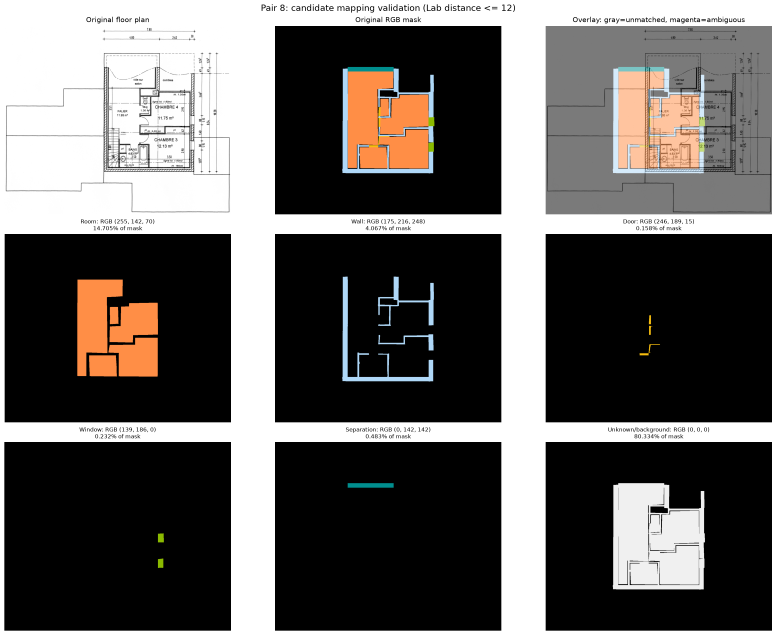
#> input picture outputs/validation/pair_008_validation.png, 2329 x 1905 px (shown at 1/3 size)
$ python -i hybrid_extraction.py   (imports and definitions only)
#> lines starting #> are read from the running program, lines starting #| are printed output that depends on the picture; after the words box and inside, x2 and y2 are one past the last pixel; in counts of white or black regions, pixels touching at a corner belong together
from __future__ import annotations

import argparse
import json
from pathlib import Path
from typing import Any

import cv2
import numpy as np

from class_mapping_validation import (
    CANDIDATE_CLASSES,
    UNKNOWN_RED_RGB,
    classify_mask,
    rgb_palette_lab,
)
from mask_analyzer import collect_images, read_rgb


DEFAULT_IMAGE_IDS = (8, 31, 61)
LAB_DISTANCE_LIMIT = 12.0
AMBIGUITY_MARGIN = 3.0
ROOM_MIN_AREA_RATIO = 0.005
ROOM_MAX_AREA_RATIO = 0.18
ROOM_MIN_SIDE_PIXELS = 45
ROOM_MIN_MASK_SUPPORT = 0.35
OPENING_MAX_AREA_RATIO = 0.008
ROOM_MIN_RECTANGULARITY = 0.35
MAX_WALL_SEGMENTS = 16
MAX_ANNOTATED_BY_CATEGORY = {"room": 10, "wall": 12, "door": 6, "window": 6}

ANNOTATION_COLORS_RGB = {
    "room": (0, 150, 255),
    "wall": (220, 40, 180),
    "door": (255, 210, 0),
    "window": (50, 210, 60),
}


# [43 lines left out: functions parse_args, load_image_pair, not called in this run]


def preprocess_image(image_rgb: np.ndarray) -> dict[str, np.ndarray]:
    gray = cv2.cvtColor(image_rgb, cv2.COLOR_RGB2GRAY)
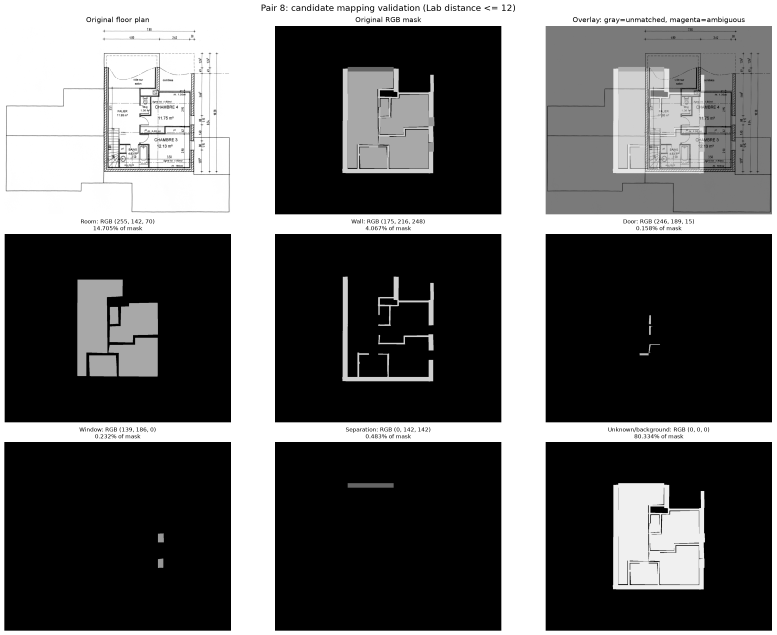
#> gray: shape (1905, 2329) (shown at 1/3 size); min 0, max 255, mean 98.2
    blurred = cv2.GaussianBlur(gray, (3, 3), 0)
    _, dark_ink = cv2.threshold(
        blurred, 0, 255, cv2.THRESH_BINARY_INV | cv2.THRESH_OTSU
    )
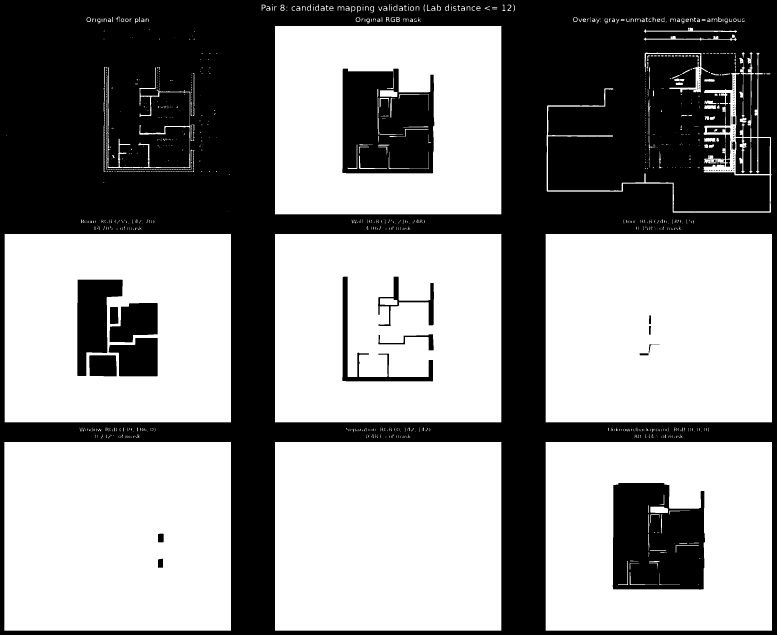
#> dark_ink: shape (1905, 2329) (shown at 1/3 size); 56.7% white; 135 black regions (79 under 20 px), largest, box (x1, y1, x2, y2) and area: (0, 0, 2329, 1905) 1687694, (1838, 1449, 2115, 1769) 76430, (1027, 206, 1303, 520) 73640
    edges = cv2.Canny(blurred, 50, 150, L2gradient=True)
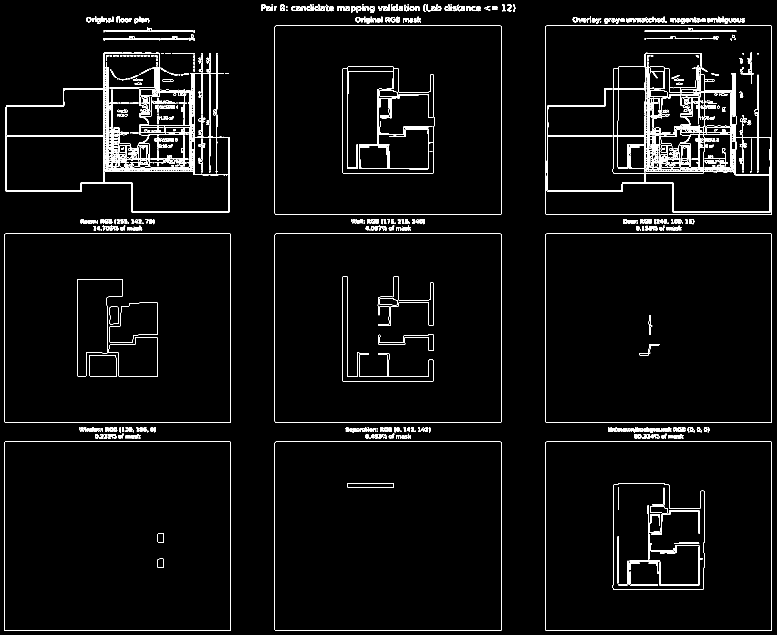
#> edges: shape (1905, 2329) (shown at 1/3 size); 2.4% white in thin lines or dots
    return {"gray": gray, "blurred": blurred, "dark_ink": dark_ink, "edges": edges}


# [50 lines left out: functions analyze_mask_support, get_mask_roi, not called in this run]


def _bbox(x: int, y: int, width: int, height: int) -> dict[str, int]:
    return {"x": int(x), "y": int(y), "width": int(width), "height": int(height)}


# [146 lines left out: functions _component_color_evidence, assess_confidence, detect_candidate_rooms, not called in this run]


def _candidate_class_index(name: str) -> int:
    return next(index for index, candidate in enumerate(CANDIDATE_CLASSES) if candidate.name == name)


# [443 lines left out: functions detect_candidate_openings, detect_candidate_walls, assess_image_candidates, _draw_dashed_rectangle, annotate_image, export_json and 2 more, not called in this run]


# [2 lines not run here, left out]

>>> import cv2
>>> picture = cv2.cvtColor(cv2.imread('../outputs/validation/pair_008_validation.png'), cv2.COLOR_BGR2RGB)
>>> result = preprocess_image(picture)
#> result = 4 items

$ run again, on outputs/validation/pair_121_validation.png
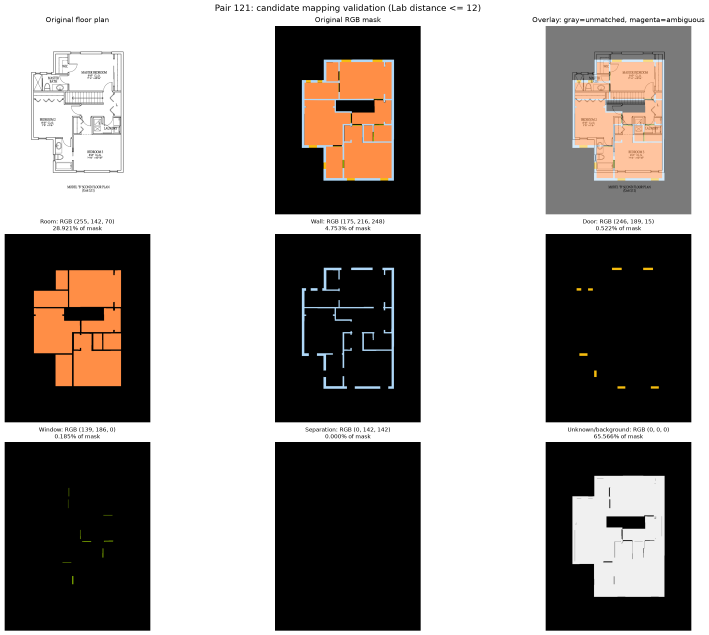
#> input picture outputs/validation/pair_121_validation.png, 2127 x 1905 px (shown at 1/3 size)
#> in preprocess_image, `_, dark_ink = cv2.threshold( blurred, 0, 255, cv2.THRESH_BINARY_INV | ..`:
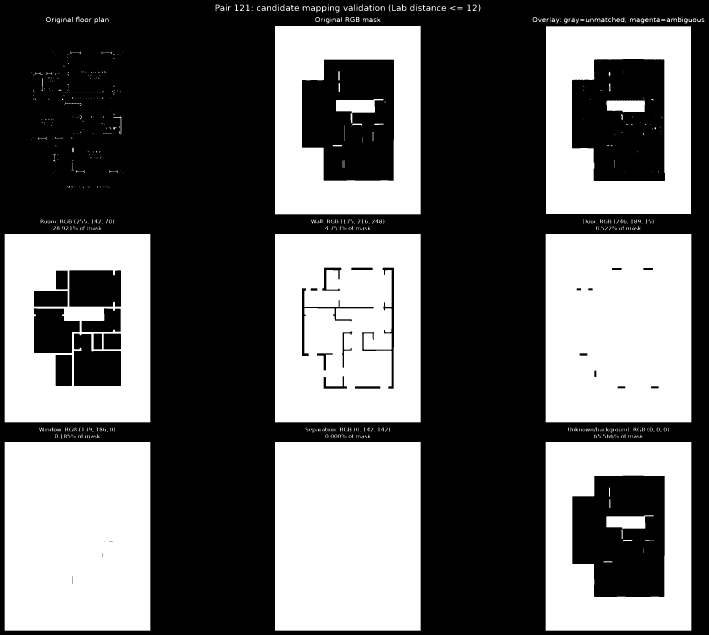
#> dark_ink: shape (1905, 2127) (shown at 1/3 size); 40.8% white; 791 white regions (493 under 20 px), largest, box (x1, y1, x2, y2) and area: (825, 1326, 1262, 1892) 247342, (14, 1326, 451, 1892) 247295, (1637, 702, 2074, 1267) 245862
#> in preprocess_image, `edges = cv2.Canny(blurred, 50, 150, L2gradient=True)`:
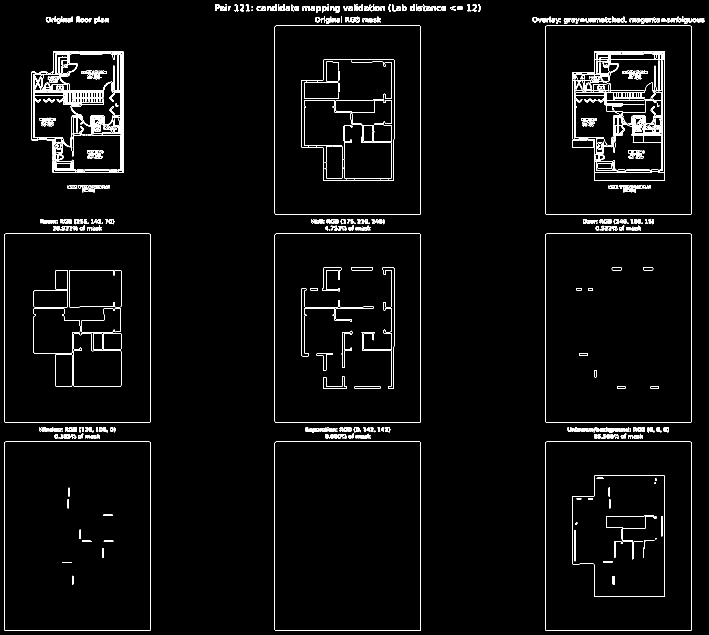
#> edges: shape (1905, 2127) (shown at 1/3 size); 2% white in thin lines or dots
#> result = 4 items
